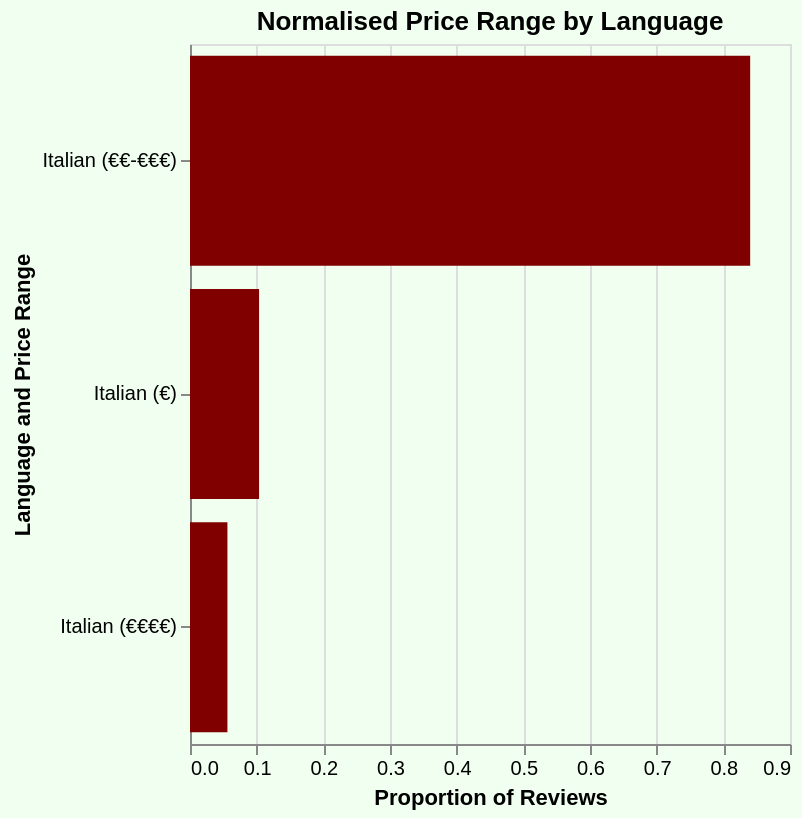

Vega-Lite specification for this chart:
### Vega-Lite specification from a JSON file in a GitHub repository (floating-point values rounded to 4 significant figures)
{"config": {"view": {"continuousWidth": 300, "continuousHeight": 300}}, "data": {"name": "data-e4162d7140de2819984207a4cfd9f46b"}, "mark": {"type": "bar", "color": "#800000"}, "background": "#f0fff0", "encoding": {"tooltip": [{"field": "count_reviews", "type": "quantitative"}, {"field": "normalised_count", "type": "quantitative"}], "x": {"field": "normalised_count", "title": "Proportion of Reviews", "type": "quantitative"}, "y": {"field": "language_price_range", "sort": "-x", "title": "Language and Price Range", "type": "nominal"}}, "height": 350, "params": [{"name": "param_59", "select": {"type": "point", "fields": ["language"]}, "bind": {"input": "select", "options": ["Italian", "English", "French", "Spanish", "German", "Portuguese", "Dutch", "Russian", "Swedish", "Danish", "Greek", "Norwegian", "Polish", "Japanese", "Hebrew", "Turkish", "Chinese", "Korean", "Hungarian", "Finnish", "Czech", "Latin", "Croatian", "Arabic", "Slovak", "Aragonese", "Occitan", "Galician", "Lithuanian", "Luxembourgish"], "name": "Language"}, "value": "Italian"}], "title": "Normalised Price Range by Language", "transform": [{"filter": {"param": "param_59"}}], "width": "container", "$schema": "https://vega.github.io/schema/vega-lite/v5.17.0.json", "datasets": {"data-e4162d7140de2819984207a4cfd9f46b": [{"langid": "it", "rest_price_range_TA": "€€-€€€", "count_reviews": 271061, "language": "Italian", "total_reviews": 322593, "normalised_count": 0.8403, "language_price_range": "Italian (€€-€€€)"}, {"langid": "en", "rest_price_range_TA": "€€-€€€", "count_reviews": 84779, "language": "English", "total_reviews": 106765, "normalised_count": 0.7941, "language_price_range": "English (€€-€€€)"}, {"langid": "it", "rest_price_range_TA": "€", "count_reviews": 33423, "language": "Italian", "total_reviews": 322593, "normalised_count": 0.1036, "language_price_range": "Italian (€)"}, {"langid": "fr", "rest_price_range_TA": "€€-€€€", "count_reviews": 27585, "language": "French", "total_reviews": 34331, "normalised_count": 0.8035, "language_price_range": "French (€€-€€€)"}, {"langid": "it", "rest_price_range_TA": "€€€€", "count_reviews": 18109, "language": "Italian", "total_reviews": 322593, "normalised_count": 0.05614, "language_price_range": "Italian (€€€€)"}, {"langid": "es", "rest_price_range_TA": "€€-€€€", "count_reviews": 17962, "language": "Spanish", "total_reviews": 24452, "normalised_count": 0.7346, "language_price_range": "Spanish (€€-€€€)"}, {"langid": "en", "rest_price_range_TA": "€", "count_reviews": 12961, "language": "English", "total_reviews": 106765, "normalised_count": 0.1214, "language_price_range": "English (€)"}, {"langid": "en", "rest_price_range_TA": "€€€€", "count_reviews": 9025, "language": "English", "total_reviews": 106765, "normalised_count": 0.08453, "language_price_range": "English (€€€€)"}, {"langid": "de", "rest_price_range_TA": "€€-€€€", "count_reviews": 7295, "language": "German", "total_reviews": 9154, "normalised_count": 0.7969, "language_price_range": "German (€€-€€€)"}, {"langid": "es", "rest_price_range_TA": "€", "count_reviews": 5505, "language": "Spanish", "total_reviews": 24452, "normalised_count": 0.2251, "language_price_range": "Spanish (€)"}, {"langid": "pt", "rest_price_range_TA": "€€-€€€", "count_reviews": 5373, "language": "Portuguese", "total_reviews": 6943, "normalised_count": 0.7739, "language_price_range": "Portuguese (€€-€€€)"}, {"langid": "fr", "rest_price_range_TA": "€", "count_reviews": 5064, "language": "French", "total_reviews": 34331, "normalised_count": 0.1475, "language_price_range": "French (€)"}, {"langid": "nl", "rest_price_range_TA": "€€-€€€", "count_reviews": 3965, "language": "Dutch", "total_reviews": 4902, "normalised_count": 0.8089, "language_price_range": "Dutch (€€-€€€)"}, {"langid": "ru", "rest_price_range_TA": "€€-€€€", "count_reviews": 3116, "language": "Russian", "total_reviews": 4051, "normalised_count": 0.7692, "language_price_range": "Russian (€€-€€€)"}, {"langid": "fr", "rest_price_range_TA": "€€€€", "count_reviews": 1682, "language": "French", "total_reviews": 34331, "normalised_count": 0.04899, "language_price_range": "French (€€€€)"}, {"langid": "de", "rest_price_range_TA": "€", "count_reviews": 1289, "language": "German", "total_reviews": 9154, "normalised_count": 0.1408, "language_price_range": "German (€)"}, {"langid": "sv", "rest_price_range_TA": "€€-€€€", "count_reviews": 1258, "language": "Swedish", "total_reviews": 1563, "normalised_count": 0.8049, "language_price_range": "Swedish (€€-€€€)"}, {"langid": "da", "rest_price_range_TA": "€€-€€€", "count_reviews": 1223, "language": "Danish", "total_reviews": 1508, "normalised_count": 0.811, "language_price_range": "Danish (€€-€€€)"}, {"langid": "el", "rest_price_range_TA": "€€-€€€", "count_reviews": 1205, "language": "Greek", "total_reviews": 1588, "normalised_count": 0.7588, "language_price_range": "Greek (€€-€€€)"}, {"langid": "pt", "rest_price_range_TA": "€", "count_reviews": 1051, "language": "Portuguese", "total_reviews": 6943, "normalised_count": 0.1514, "language_price_range": "Portuguese (€)"}, {"langid": "no", "rest_price_range_TA": "€€-€€€", "count_reviews": 1025, "language": "Norwegian", "total_reviews": 1286, "normalised_count": 0.797, "language_price_range": "Norwegian (€€-€€€)"}, {"langid": "es", "rest_price_range_TA": "€€€€", "count_reviews": 985, "language": "Spanish", "total_reviews": 24452, "normalised_count": 0.04028, "language_price_range": "Spanish (€€€€)"}, {"langid": "pl", "rest_price_range_TA": "€€-€€€", "count_reviews": 928, "language": "Polish", "total_reviews": 1375, "normalised_count": 0.6749, "language_price_range": "Polish (€€-€€€)"}, {"langid": "ja", "rest_price_range_TA": "€€-€€€", "count_reviews": 674, "language": "Japanese", "total_reviews": 856, "normalised_count": 0.7874, "language_price_range": "Japanese (€€-€€€)"}, {"langid": "nl", "rest_price_range_TA": "€", "count_reviews": 652, "language": "Dutch", "total_reviews": 4902, "normalised_count": 0.133, "language_price_range": "Dutch (€)"}, {"langid": "ru", "rest_price_range_TA": "€", "count_reviews": 593, "language": "Russian", "total_reviews": 4051, "normalised_count": 0.1464, "language_price_range": "Russian (€)"}, {"langid": "de", "rest_price_range_TA": "€€€€", "count_reviews": 570, "language": "German", "total_reviews": 9154, "normalised_count": 0.06227, "language_price_range": "German (€€€€)"}, {"langid": "pt", "rest_price_range_TA": "€€€€", "count_reviews": 519, "language": "Portuguese", "total_reviews": 6943, "normalised_count": 0.07475, "language_price_range": "Portuguese (€€€€)"}, {"langid": "he", "rest_price_range_TA": "€€-€€€", "count_reviews": 472, "language": "Hebrew", "total_reviews": 608, "normalised_count": 0.7763, "language_price_range": "Hebrew (€€-€€€)"}, {"langid": "pl", "rest_price_range_TA": "€", "count_reviews": 412, "language": "Polish", "total_reviews": 1375, "normalised_count": 0.2996, "language_price_range": "Polish (€)"}, {"langid": "tr", "rest_price_range_TA": "€€-€€€", "count_reviews": 389, "language": "Turkish", "total_reviews": 554, "normalised_count": 0.7022, "language_price_range": "Turkish (€€-€€€)"}, {"langid": "ru", "rest_price_range_TA": "€€€€", "count_reviews": 342, "language": "Russian", "total_reviews": 4051, "normalised_count": 0.08442, "language_price_range": "Russian (€€€€)"}, {"langid": "zh", "rest_price_range_TA": "€€-€€€", "count_reviews": 331, "language": "Chinese", "total_reviews": 466, "normalised_count": 0.7103, "language_price_range": "Chinese (€€-€€€)"}, {"langid": "ko", "rest_price_range_TA": "€€-€€€", "count_reviews": 302, "language": "Korean", "total_reviews": 384, "normalised_count": 0.7865, "language_price_range": "Korean (€€-€€€)"}, {"langid": "nl", "rest_price_range_TA": "€€€€", "count_reviews": 285, "language": "Dutch", "total_reviews": 4902, "normalised_count": 0.05814, "language_price_range": "Dutch (€€€€)"}, {"langid": "el", "rest_price_range_TA": "€", "count_reviews": 285, "language": "Greek", "total_reviews": 1588, "normalised_count": 0.1795, "language_price_range": "Greek (€)"}, {"langid": "hu", "rest_price_range_TA": "€€-€€€", "count_reviews": 219, "language": "Hungarian", "total_reviews": 300, "normalised_count": 0.73, "language_price_range": "Hungarian (€€-€€€)"}, {"langid": "sv", "rest_price_range_TA": "€", "count_reviews": 201, "language": "Swedish", "total_reviews": 1563, "normalised_count": 0.1286, "language_price_range": "Swedish (€)"}, {"langid": "fi", "rest_price_range_TA": "€€-€€€", "count_reviews": 171, "language": "Finnish", "total_reviews": 211, "normalised_count": 0.8104, "language_price_range": "Finnish (€€-€€€)"}, {"langid": "da", "rest_price_range_TA": "€", "count_reviews": 165, "language": "Danish", "total_reviews": 1508, "normalised_count": 0.1094, "language_price_range": "Danish (€)"}, {"langid": "cs", "rest_price_range_TA": "€€-€€€", "count_reviews": 159, "language": "Czech", "total_reviews": 212, "normalised_count": 0.75, "language_price_range": "Czech (€€-€€€)"}, {"langid": "no", "rest_price_range_TA": "€", "count_reviews": 140, "language": "Norwegian", "total_reviews": 1286, "normalised_count": 0.1089, "language_price_range": "Norwegian (€)"}, {"langid": "tr", "rest_price_range_TA": "€", "count_reviews": 128, "language": "Turkish", "total_reviews": 554, "normalised_count": 0.231, "language_price_range": "Turkish (€)"}, {"langid": "no", "rest_price_range_TA": "€€€€", "count_reviews": 121, "language": "Norwegian", "total_reviews": 1286, "normalised_count": 0.09409, "language_price_range": "Norwegian (€€€€)"}, {"langid": "da", "rest_price_range_TA": "€€€€", "count_reviews": 120, "language": "Danish", "total_reviews": 1508, "normalised_count": 0.07958, "language_price_range": "Danish (€€€€)"}, {"langid": "la", "rest_price_range_TA": "€€-€€€", "count_reviews": 111, "language": "Latin", "total_reviews": 136, "normalised_count": 0.8162, "language_price_range": "Latin (€€-€€€)"}, {"langid": "ja", "rest_price_range_TA": "€", "count_reviews": 108, "language": "Japanese", "total_reviews": 856, "normalised_count": 0.1262, "language_price_range": "Japanese (€)"}, {"langid": "sv", "rest_price_range_TA": "€€€€", "count_reviews": 104, "language": "Swedish", "total_reviews": 1563, "normalised_count": 0.06654, "language_price_range": "Swedish (€€€€)"}, {"langid": "el", "rest_price_range_TA": "€€€€", "count_reviews": 98, "language": "Greek", "total_reviews": 1588, "normalised_count": 0.06171, "language_price_range": "Greek (€€€€)"}, {"langid": "he", "rest_price_range_TA": "€", "count_reviews": 91, "language": "Hebrew", "total_reviews": 608, "normalised_count": 0.1497, "language_price_range": "Hebrew (€)"}, {"langid": "zh", "rest_price_range_TA": "€", "count_reviews": 85, "language": "Chinese", "total_reviews": 466, "normalised_count": 0.1824, "language_price_range": "Chinese (€)"}, {"langid": "hu", "rest_price_range_TA": "€", "count_reviews": 77, "language": "Hungarian", "total_reviews": 300, "normalised_count": 0.2567, "language_price_range": "Hungarian (€)"}, {"langid": "ja", "rest_price_range_TA": "€€€€", "count_reviews": 74, "language": "Japanese", "total_reviews": 856, "normalised_count": 0.08645, "language_price_range": "Japanese (€€€€)"}, {"langid": "hr", "rest_price_range_TA": "€€-€€€", "count_reviews": 65, "language": "Croatian", "total_reviews": 86, "normalised_count": 0.7558, "language_price_range": "Croatian (€€-€€€)"}, {"langid": "ko", "rest_price_range_TA": "€", "count_reviews": 63, "language": "Korean", "total_reviews": 384, "normalised_count": 0.1641, "language_price_range": "Korean (€)"}, {"langid": "ar", "rest_price_range_TA": "€€-€€€", "count_reviews": 61, "language": "Arabic", "total_reviews": 78, "normalised_count": 0.7821, "language_price_range": "Arabic (€€-€€€)"}, {"langid": "sk", "rest_price_range_TA": "€€-€€€", "count_reviews": 56, "language": "Slovak", "total_reviews": 79, "normalised_count": 0.7089, "language_price_range": "Slovak (€€-€€€)"}, {"langid": "zh", "rest_price_range_TA": "€€€€", "count_reviews": 50, "language": "Chinese", "total_reviews": 466, "normalised_count": 0.1073, "language_price_range": "Chinese (€€€€)"}, {"langid": "he", "rest_price_range_TA": "€€€€", "count_reviews": 45, "language": "Hebrew", "total_reviews": 608, "normalised_count": 0.07401, "language_price_range": "Hebrew (€€€€)"}, {"langid": "cs", "rest_price_range_TA": "€", "count_reviews": 44, "language": "Czech", "total_reviews": 212, "normalised_count": 0.2075, "language_price_range": "Czech (€)"}, {"langid": "an", "rest_price_range_TA": "€€-€€€", "count_reviews": 41, "language": "Aragonese", "total_reviews": 49, "normalised_count": 0.8367, "language_price_range": "Aragonese (€€-€€€)"}, {"langid": "tr", "rest_price_range_TA": "€€€€", "count_reviews": 37, "language": "Turkish", "total_reviews": 554, "normalised_count": 0.06679, "language_price_range": "Turkish (€€€€)"}, {"langid": "pl", "rest_price_range_TA": "€€€€", "count_reviews": 35, "language": "Polish", "total_reviews": 1375, "normalised_count": 0.02545, "language_price_range": "Polish (€€€€)"}, {"langid": "fi", "rest_price_range_TA": "€", "count_reviews": 32, "language": "Finnish", "total_reviews": 211, "normalised_count": 0.1517, "language_price_range": "Finnish (€)"}, {"langid": "ko", "rest_price_range_TA": "€€€€", "count_reviews": 19, "language": "Korean", "total_reviews": 384, "normalised_count": 0.04948, "language_price_range": "Korean (€€€€)"}, {"langid": "sk", "rest_price_range_TA": "€", "count_reviews": 15, "language": "Slovak", "total_reviews": 79, "normalised_count": 0.1899, "language_price_range": "Slovak (€)"}, {"langid": "la", "rest_price_range_TA": "€", "count_reviews": 15, "language": "Latin", "total_reviews": 136, "normalised_count": 0.1103, "language_price_range": "Latin (€)"}, {"langid": "hr", "rest_price_range_TA": "€", "count_reviews": 15, "language": "Croatian", "total_reviews": 86, "normalised_count": 0.1744, "language_price_range": "Croatian (€)"}, {"langid": "oc", "rest_price_range_TA": "€€-€€€", "count_reviews": 13, "language": "Occitan", "total_reviews": 15, "normalised_count": 0.8667, "language_price_range": "Occitan (€€-€€€)"}, {"langid": "ar", "rest_price_range_TA": "€", "count_reviews": 13, "language": "Arabic", "total_reviews": 78, "normalised_count": 0.1667, "language_price_range": "Arabic (€)"}, {"langid": "gl", "rest_price_range_TA": "€€-€€€", "count_reviews": 12, "language": "Galician", "total_reviews": 14, "normalised_count": 0.8571, "language_price_range": "Galician (€€-€€€)"}, {"langid": "lt", "rest_price_range_TA": "€€-€€€", "count_reviews": 11, "language": "Lithuanian", "total_reviews": 13, "normalised_count": 0.8462, "language_price_range": "Lithuanian (€€-€€€)"}, {"langid": "lb", "rest_price_range_TA": "€€-€€€", "count_reviews": 11, "language": "Luxembourgish", "total_reviews": 12, "normalised_count": 0.9167, "language_price_range": "Luxembourgish (€€-€€€)"}]}}
